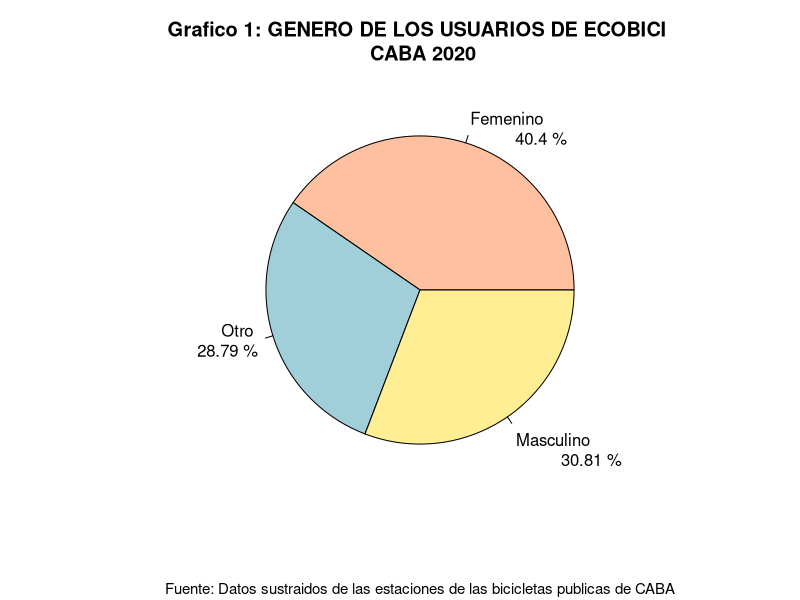
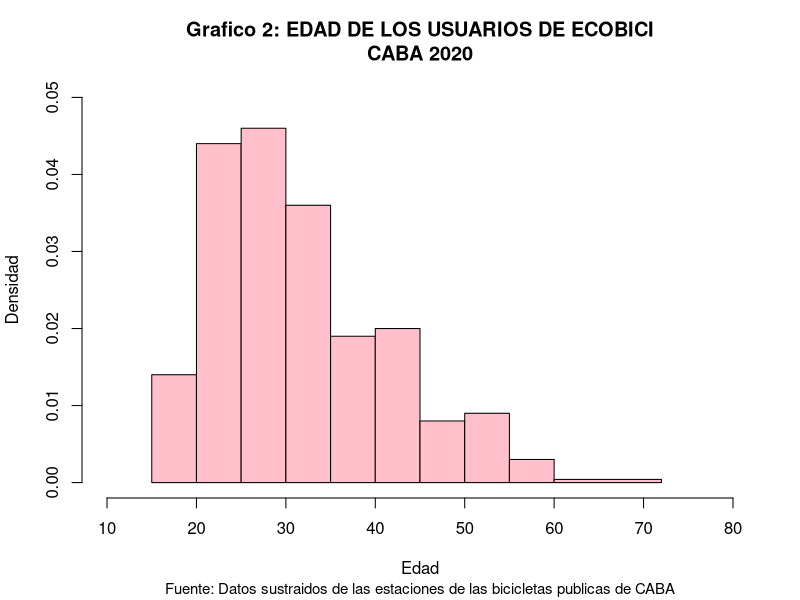
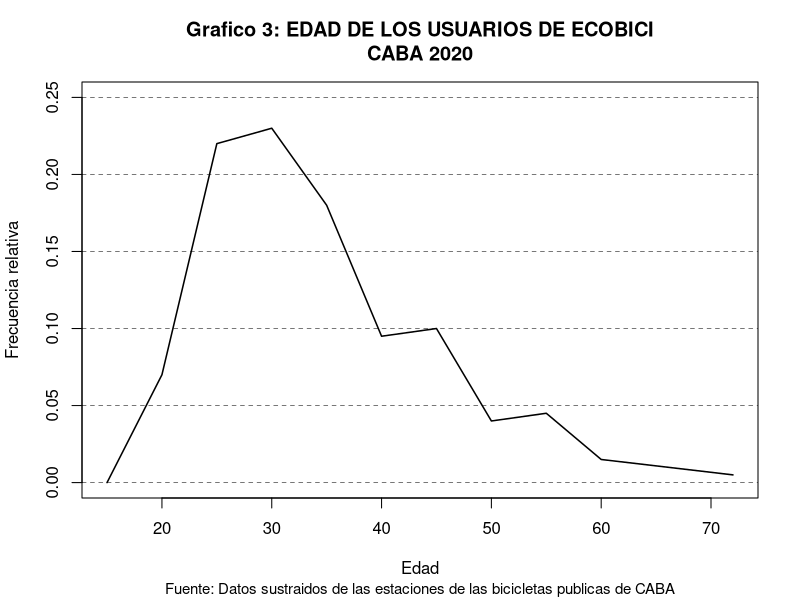
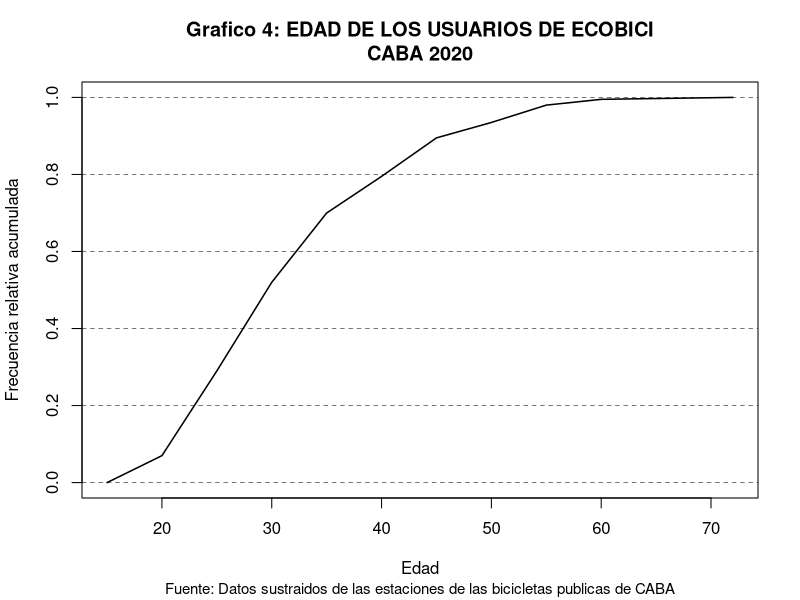
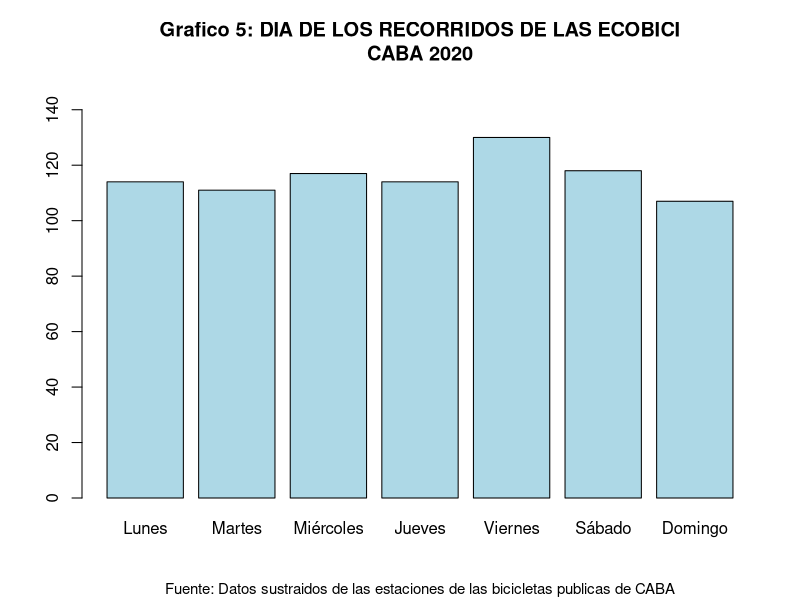
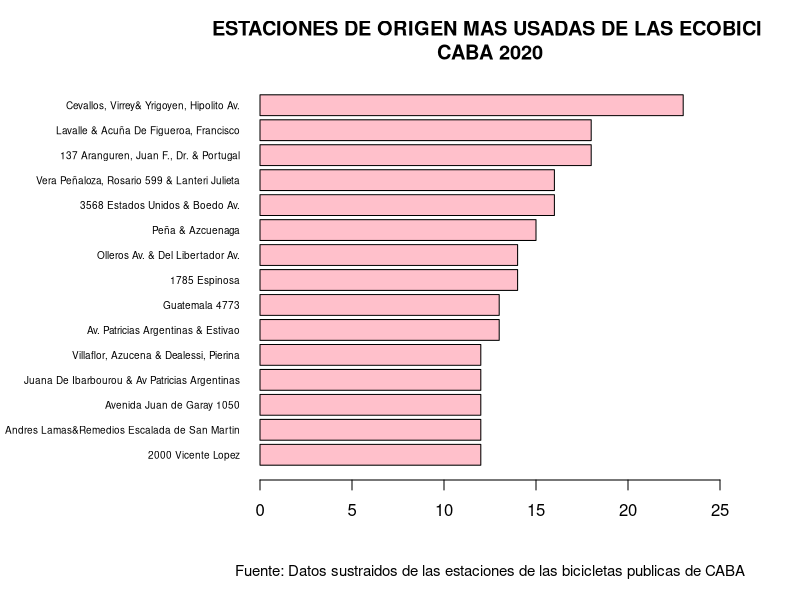
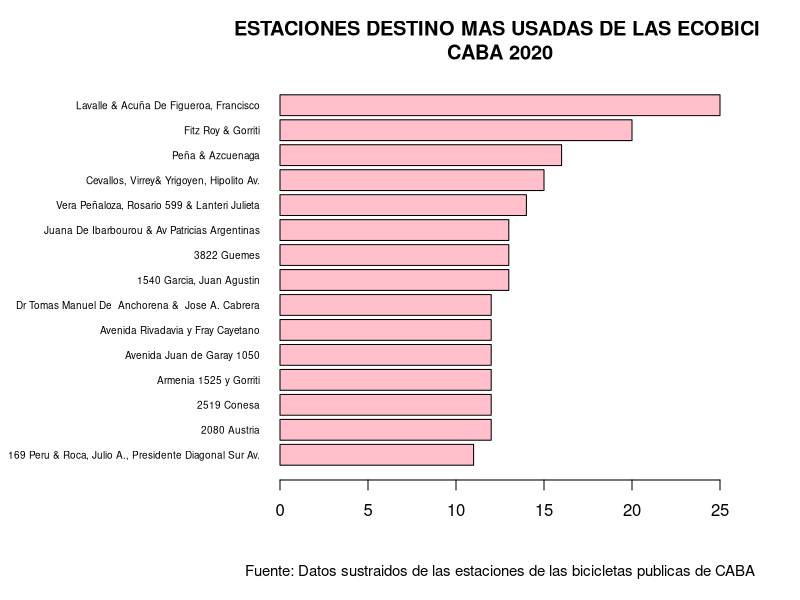
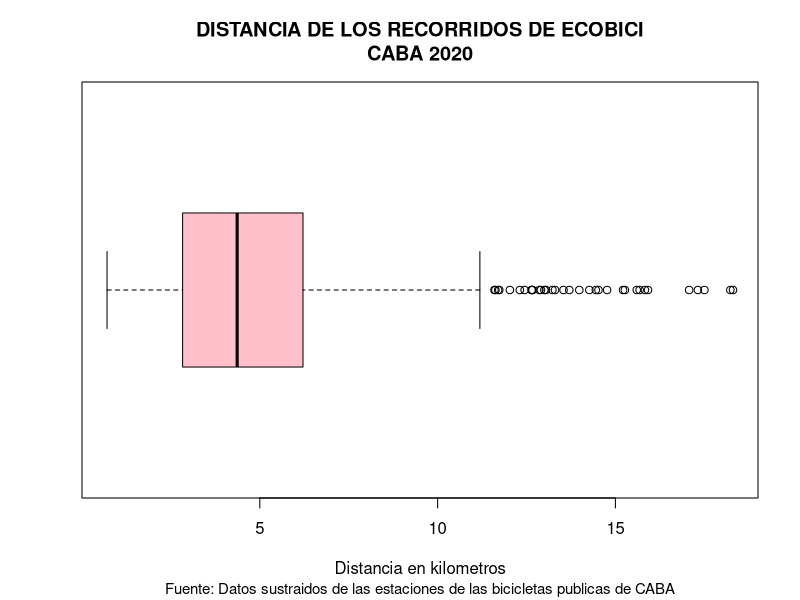

Here is the R script that generated these plots, in order:
## ---- chunk 1
knitr::opts_chunk$set(echo = FALSE)
# Librerias
library(knitr)
getwd()
#setwd("/home/alumno/Documentos/ecobici-estadistica-descriptiva/")
# leemos el csv de recorridos
recorridos <- read.csv("./recorridos6.csv")
# leemos el csv de usuarios
usuarios <- read.csv("./usuarios6.csv")
# combinamos los csv
bicicletas <- merge(usuarios, recorridos, all = TRUE)
# damos un orden a los dias
dia <- factor(bicicletas$dia, levels = c("Lunes","Martes","Miércoles","Jueves", "Viernes", "Sábado", "Domingo"))
## ---- chunk 2
var_genero <- function(){
  genero <- table(usuarios$genero_usuario)[2:4]
  
  label <- c("Femenino","Otro","\n\nMasculino")
  porcentajes <- round((genero/sum(genero))*100, digits = 2)
  label <- paste(label,"\n\t",porcentajes,"%")
  color <- c("#FFC09F","#A0CED9","#FFEE93")
  
  pie(
    genero,
    main = "Grafico 1: GENERO DE LOS USUARIOS DE ECOBICI \n CABA 2020",
    labels = label,
    sub="Fuente: Datos sustraidos de las estaciones de las bicicletas publicas de CABA",
    cex.sub = 0.9,
    col = color
  )
}

var_genero()

## ---- chunk 3
edad <- usuarios$edad_usuario
breakpoints <- c(15,20,25,30,35,40,45,50,55,60,72)

# Histograma

hist(edad,breaks = breakpoints, right = TRUE,
     xlim = c(10,80), ylim = c(0,0.05), xlab = "Edad", ylab = "Densidad",
     main = "Grafico 2: EDAD DE LOS USUARIOS DE ECOBICI\nCABA 2020",
     sub="Fuente: Datos sustraidos de las estaciones de las bicicletas publicas de CABA",
     cex.sub = 0.9,
     col = "pink")

## ---- chunk 4

rng_edad <- cut(edad, breakpoints, right = TRUE)
tabla_rng_edad <- table(rng_edad)
n <- sum(tabla_rng_edad)

# Poligono de frecuencias
x <- breakpoints
y <- c(0,tabla_rng_edad)/n
plot(x,y,type="l", xlim = c(15,72), ylim = c(0,0.25),
     main = "Grafico 3: EDAD DE LOS USUARIOS DE ECOBICI\nCABA 2020",
     sub="Fuente: Datos sustraidos de las estaciones de las bicicletas publicas de CABA",
     cex.sub = 0.9,
     ylab = "Frecuencia relativa", xlab = "Edad",lwd = 1.5)
for (i in seq(0,0.25,by=0.05)) abline(a=i,b=0,lty=2,lwd=0.5)


# Poligono acumulativo
y = cumsum(y)
plot(x,y,type="l", xlim = c(15,72), 
     main = "Grafico 4: EDAD DE LOS USUARIOS DE ECOBICI\nCABA 2020",
     sub="Fuente: Datos sustraidos de las estaciones de las bicicletas publicas de CABA",
     cex.sub = 0.9,
     ylab = "Frecuencia relativa acumulada", xlab = "Edad", lwd = 1.5)
for (i in seq(0,1,by=0.2)) abline(a=i,b=0,lty=2,lwd=0.5)
## ---- chunk 5
semana <- table(dia)

barplot(semana, main = "Grafico 5: DIA DE LOS RECORRIDOS DE LAS ECOBICI\nCABA 2020",
        sub="Fuente: Datos sustraidos de las estaciones de las bicicletas publicas de CABA",
        cex.sub = 0.9,
        ylim = c(0,150), col = c("lightblue"))
## ---- chunk 6
frecAbs <- table(bicicletas$direccion_estacion_origen)
frecAbs <- sort(frecAbs, decreasing = TRUE)
frecAbs <- frecAbs[1:15]
frecRel <- frecAbs/sum(frecAbs)
frecAbsAcum <- cumsum(frecAbs)
frecRelAcum <- cumsum(frecRel)
frecRel <- round(frecRel, digits = 4)
frecRelAcum <- round(frecRelAcum, digits = 4)

tabla <- cbind(names(frecAbs),frecAbs,frecRel,frecAbsAcum,frecRelAcum)
names = c("Estación", "Frecuencia absoluta","Frecuencia relativa","Frecuencia absoluta acumulada",
          "Frecuencia relativa acumulada")
kable(tabla, caption = "Tabla de frecuencias", col.names = names, row.names = FALSE)

par(mar = c(6,13,4,4))
barplot(
  sort(frecAbs, decreasing = FALSE),
  main = "ESTACIONES DE ORIGEN MAS USADAS DE LAS ECOBICI \nCABA 2020",
  sub="Fuente: Datos sustraidos de las estaciones de las bicicletas publicas de CABA",
  cex.sub = 0.9,
  horiz = TRUE,
  las = 1,
  xlim = c(0,25),
  cex.names = 0.6,
  col = "pink",
)
par(mar = c(5,4,4,2) + 0.1)
## ---- chunk 7
frecAbs <- table(bicicletas$direccion_estacion_destino)
frecAbs <- sort(frecAbs, decreasing = TRUE)
frecAbs <- frecAbs[1:15]
frecRel <- frecAbs/sum(frecAbs)
frecAbsAcum <- cumsum(frecAbs)
frecRelAcum <- cumsum(frecRel)
frecRel <- round(frecRel, digits = 4)
frecRelAcum <- round(frecRelAcum, digits = 4)

tabla <- cbind(names(frecAbs),frecAbs,frecRel,frecAbsAcum,frecRelAcum)
names = c("Estación", "Frecuencia absoluta","Frecuencia relativa","Frecuencia absoluta acumulada",
          "Frecuencia relativa acumulada")
kable(tabla, caption = "Tabla de frecuencias", col.names = names, row.names = FALSE)

par(mar = c(6,14,4,4))
barplot(
  sort(frecAbs, decreasing = FALSE),
  main = "ESTACIONES DESTINO MAS USADAS DE LAS ECOBICI \nCABA 2020",
  sub="Fuente: Datos sustraidos de las estaciones de las bicicletas publicas de CABA",
  cex.sub = 0.9,
  horiz = TRUE,
  las = 1,
  xlim = c(0,25),
  cex.names = 0.6,
  col = "pink",
)
par(mar = c(5, 4, 4, 2) + 0.1)
## ---- chunk 8
distancia <- bicicletas$distancia/1000
distancia <- distancia[distancia<20]
summary(distancia)
boxplot(distancia, horizontal = TRUE, outline = TRUE,
        main = "DISTANCIA DE LOS RECORRIDOS DE ECOBICI\nCABA 2020",
        sub="Fuente: Datos sustraidos de las estaciones de las bicicletas publicas de CABA",
        cex.sub = 0.9,
        xlab = "Distancia en kilometros", boxfill = "pink")
## ---- chunk 9
duracion <- bicicletas$duracion_recorrido/60
summary(duracion)
boxplot(distancia, horizontal = TRUE, outline = FALSE,
        main = "DURACION DE LOS RECORRIDOS DE ECOBICI\nCABA 2020",
        sub="Fuente: Datos sustraidos de las estaciones de las bicicletas publicas de CABA",
        cex.sub = 0.9,
        xlab = "Duración en horas", boxfill = "pink")
## ---- chunk 10
viajes <- table(bicicletas$id_usuario)
View(viajes)
View(table(viajes))
plot(table(viajes), 
     main = "CANTIDAD DE VIAJES POR USUARIO\nCABA 2020",
     sub="Fuente: Datos sustraidos de las estaciones de las bicicletas publicas de CABA",
     cex.sub = 0.9,
     ylim = c(0,100), xlab = c("Viajes") ,ylab = c("Cantidad de Usuarios"))
## ---- chunk 11
edad <- bicicletas$edad_usuario

agrupar <- function(x){
  if (x <= 21) {
    return ("[16-21]")
  } else if(x <= 30) {
    return ("[22-30]")
  } else if(x <= 45){
    return ("[30-45]")
  } else if(x <= 72){
    return("[45-72]")
  }
}

edad <- sapply(edad,agrupar)


distancia <- bicicletas$distancia/1000

bivar <- data.frame(edad,distancia)

bivar$edad <- factor(bivar$edad, levels = c("[16-21]","[22-30]","[30-45]","[45-72]"))


boxplot((bivar$distancia)~(bivar$edad), horizontal = TRUE, outline = FALSE,
        main = "DISTANCIA RECORRIDA SEGUN LA EDAD DEL USUARIO\nCABA 2020",
        sub="Fuente: Datos sustraidos de las estaciones de las bicicletas publicas de CABA",
        cex.sub = 0.9,
        ylab = "Rango Hetario",
        xlab = "Distancia en KM", boxfill = "pink")
